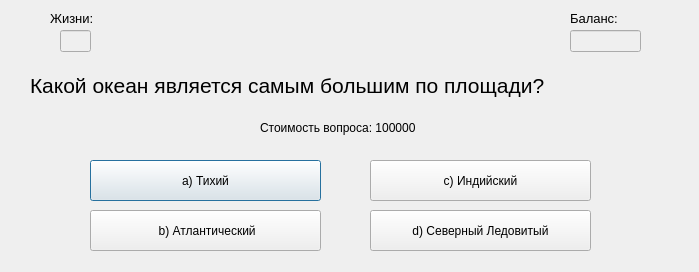
<?xml version="1.0" encoding="UTF-8"?>
<ui version="4.0">
 <class>Dialog</class>
 <widget class="QDialog" name="Dialog">
  <property name="geometry">
   <rect>
    <x>0</x>
    <y>0</y>
    <width>699</width>
    <height>272</height>
   </rect>
  </property>
  <property name="windowTitle">
   <string>Вопрос №7</string>
  </property>
  <widget class="QLabel" name="label_2">
   <property name="geometry">
    <rect>
     <x>50</x>
     <y>10</y>
     <width>61</width>
     <height>16</height>
    </rect>
   </property>
   <property name="font">
    <font>
     <pointsize>10</pointsize>
    </font>
   </property>
   <property name="text">
    <string>Жизни:</string>
   </property>
  </widget>
  <widget class="QLineEdit" name="lineEdit">
   <property name="enabled">
    <bool>false</bool>
   </property>
   <property name="geometry">
    <rect>
     <x>60</x>
     <y>30</y>
     <width>31</width>
     <height>22</height>
    </rect>
   </property>
   <property name="text">
    <string/>
   </property>
  </widget>
  <widget class="QLabel" name="label_5">
   <property name="geometry">
    <rect>
     <x>570</x>
     <y>10</y>
     <width>71</width>
     <height>16</height>
    </rect>
   </property>
   <property name="font">
    <font>
     <pointsize>10</pointsize>
    </font>
   </property>
   <property name="text">
    <string>Баланс:</string>
   </property>
  </widget>
  <widget class="QLineEdit" name="lineEdit_2">
   <property name="enabled">
    <bool>false</bool>
   </property>
   <property name="geometry">
    <rect>
     <x>570</x>
     <y>30</y>
     <width>71</width>
     <height>22</height>
    </rect>
   </property>
   <property name="text">
    <string/>
   </property>
  </widget>
  <widget class="QLabel" name="label">
   <property name="geometry">
    <rect>
     <x>30</x>
     <y>60</y>
     <width>661</width>
     <height>51</height>
    </rect>
   </property>
   <property name="font">
    <font>
     <pointsize>16</pointsize>
    </font>
   </property>
   <property name="text">
    <string>Какой океан является самым большим по площади? </string>
   </property>
  </widget>
  <widget class="QLabel" name="label_4">
   <property name="geometry">
    <rect>
     <x>260</x>
     <y>120</y>
     <width>171</width>
     <height>16</height>
    </rect>
   </property>
   <property name="text">
    <string>Стоимость вопроса: 100000</string>
   </property>
  </widget>
  <widget class="QPushButton" name="pushButton">
   <property name="geometry">
    <rect>
     <x>90</x>
     <y>160</y>
     <width>231</width>
     <height>41</height>
    </rect>
   </property>
   <property name="text">
    <string>a) Тихий</string>
   </property>
  </widget>
  <widget class="QPushButton" name="pushButton_2">
   <property name="geometry">
    <rect>
     <x>90</x>
     <y>210</y>
     <width>231</width>
     <height>41</height>
    </rect>
   </property>
   <property name="text">
    <string> b) Атлантический</string>
   </property>
  </widget>
  <widget class="QPushButton" name="pushButton_3">
   <property name="geometry">
    <rect>
     <x>370</x>
     <y>160</y>
     <width>221</width>
     <height>41</height>
    </rect>
   </property>
   <property name="text">
    <string>c) Индийский</string>
   </property>
  </widget>
  <widget class="QPushButton" name="pushButton_4">
   <property name="geometry">
    <rect>
     <x>370</x>
     <y>210</y>
     <width>221</width>
     <height>41</height>
    </rect>
   </property>
   <property name="text">
    <string>d) Северный Ледовитый</string>
   </property>
  </widget>
 </widget>
 <resources/>
 <connections/>
</ui>
